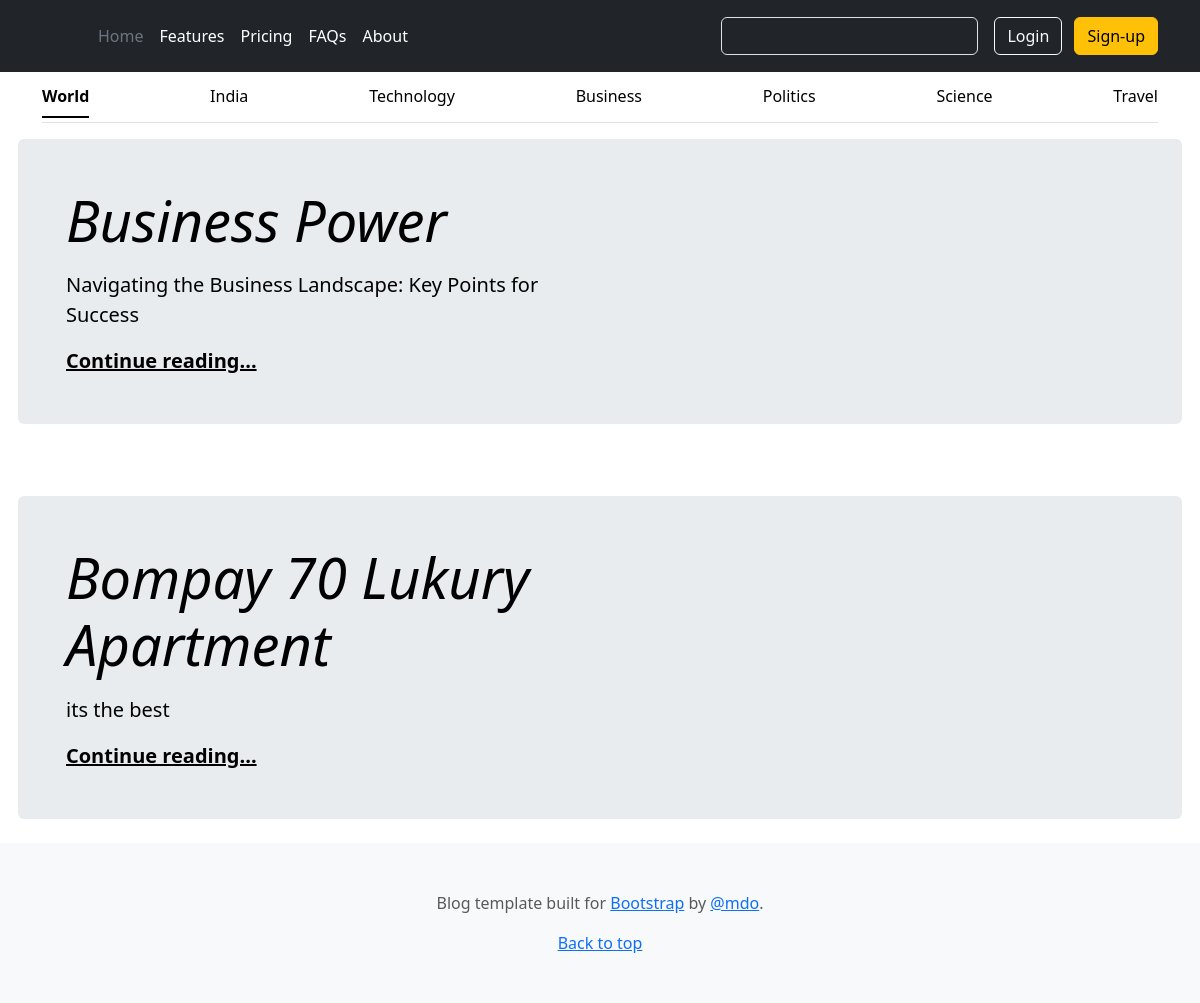
The app's page /blog/business/ with its own data.
### blogger/models.py (models this page shows)
class post(models.Model):
    STATUS_CHOICES = (
 ('world', 'World'),
 ('politics', 'Politics'),
 ('india', 'India'),
 ('technology', 'Technology'),
 ('business', 'Business'),
 ('science', 'Science'),
 ('travel', 'Travel'),
 )
    title=models.CharField(max_length=50)
    description=models.CharField(max_length=150, default=None)
    author = models.ForeignKey(User,on_delete=models.CASCADE,related_name='blog_posts')
    slug = AutoSlugField(populate_from='title', unique=True, null=True, default=None)
    publish = models.DateTimeField(default=timezone.now)
    body = HTMLField()
    status = models.CharField(max_length=10,
 choices=STATUS_CHOICES,
 default='None')

### blogweb/views.py (the view)
# urls.py: path('blog/<status>/', views.status),
def status(request, status):
    postdata=post.objects.filter(status=status)
    a=list(postdata)
    data=[]
    for x in a:
        temp={
            'title' : x.title,
            'body' : x.body,
            'slug' : x.slug,
            'description' : x.description,
            'status' : x.status
        }
        data.append(temp)
    return render(request, "base.html", {'data': data})

### Templates/base.html
{% load static %}
{% include 'header.html' %}
{% include 'list.html'%}
{% include 'footer.html'%}

### Templates/list.html
<main class="container">
    <div class="row g-5">
          {% for x in data %}
          <div class="p-4 p-md-5 mb-4 rounded text-body-emphasis bg-body-secondary">
            <div class="col-lg-6 px-0">
              <h1 class="display-4 fst-italic">{{x.title}}</h1>
              <p class="lead my-3">{{x.description}}</p>
              <p class="lead mb-0"><a href="/blog/{{x.status}}/{{x.slug}}" class="text-body-emphasis fw-bold">Continue reading...</a></p>
            </div>
          </div>
          {% endfor %}
  </main>

### records on screen
post: title "Business Power", description "Navigating the Business Landscape: Key Points for Success"
post: title "Bompay 70 Lukury Apartment", description "its the best"
